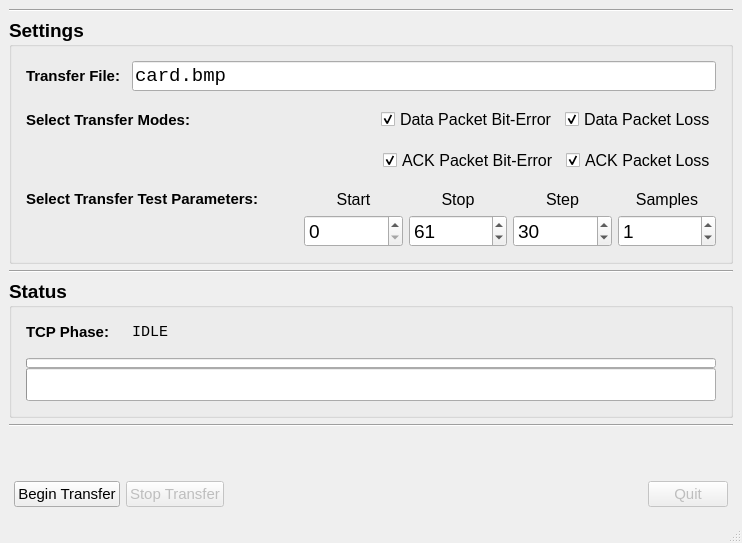
<?xml version="1.0" encoding="UTF-8"?>
<ui version="4.0">
 <class>MainWindow</class>
 <widget class="QMainWindow" name="MainWindow">
  <property name="geometry">
   <rect>
    <x>0</x>
    <y>0</y>
    <width>742</width>
    <height>543</height>
   </rect>
  </property>
  <property name="windowTitle">
   <string>MainWindow</string>
  </property>
  <widget class="QWidget" name="centralwidget">
   <layout class="QVBoxLayout" name="verticalLayout_2">
    <item>
     <widget class="Line" name="line_4">
      <property name="orientation">
       <enum>Qt::Horizontal</enum>
      </property>
     </widget>
    </item>
    <item>
     <widget class="QGroupBox" name="groupBox_2">
      <property name="font">
       <font>
        <family>Segoe UI</family>
        <pointsize>14</pointsize>
        <weight>75</weight>
        <italic>false</italic>
        <bold>true</bold>
        <underline>false</underline>
       </font>
      </property>
      <property name="title">
       <string>Settings</string>
      </property>
      <layout class="QVBoxLayout" name="verticalLayout_3">
       <item>
        <layout class="QHBoxLayout" name="horizontalLayout_5">
         <property name="leftMargin">
          <number>5</number>
         </property>
         <property name="topMargin">
          <number>5</number>
         </property>
         <property name="rightMargin">
          <number>5</number>
         </property>
         <property name="bottomMargin">
          <number>5</number>
         </property>
         <item>
          <widget class="QLabel" name="label_3">
           <property name="minimumSize">
            <size>
             <width>100</width>
             <height>0</height>
            </size>
           </property>
           <property name="font">
            <font>
             <family>Segoe UI</family>
             <pointsize>11</pointsize>
             <weight>75</weight>
             <italic>false</italic>
             <bold>true</bold>
            </font>
           </property>
           <property name="text">
            <string>Transfer File:</string>
           </property>
          </widget>
         </item>
         <item>
          <widget class="QLineEdit" name="transfer_file_line_edit">
           <property name="font">
            <font>
             <family>Consolas</family>
             <weight>50</weight>
             <italic>false</italic>
             <bold>false</bold>
            </font>
           </property>
           <property name="text">
            <string>card.bmp</string>
           </property>
          </widget>
         </item>
        </layout>
       </item>
       <item>
        <layout class="QHBoxLayout" name="horizontalLayout_10">
         <property name="leftMargin">
          <number>5</number>
         </property>
         <property name="topMargin">
          <number>5</number>
         </property>
         <property name="rightMargin">
          <number>5</number>
         </property>
         <property name="bottomMargin">
          <number>5</number>
         </property>
         <item>
          <widget class="QLabel" name="label_10">
           <property name="font">
            <font>
             <pointsize>11</pointsize>
             <weight>75</weight>
             <bold>true</bold>
            </font>
           </property>
           <property name="text">
            <string>Select Transfer Modes:</string>
           </property>
          </widget>
         </item>
         <item>
          <spacer name="horizontalSpacer_10">
           <property name="orientation">
            <enum>Qt::Horizontal</enum>
           </property>
           <property name="sizeHint" stdset="0">
            <size>
             <width>40</width>
             <height>20</height>
            </size>
           </property>
          </spacer>
         </item>
         <item>
          <widget class="QCheckBox" name="data_error_checkbox">
           <property name="minimumSize">
            <size>
             <width>124</width>
             <height>0</height>
            </size>
           </property>
           <property name="font">
            <font>
             <pointsize>12</pointsize>
             <weight>50</weight>
             <italic>false</italic>
             <bold>false</bold>
            </font>
           </property>
           <property name="text">
            <string>Data Packet Bit-Error</string>
           </property>
           <property name="checked">
            <bool>true</bool>
           </property>
          </widget>
         </item>
         <item>
          <widget class="QCheckBox" name="data_loss_checkbox">
           <property name="minimumSize">
            <size>
             <width>124</width>
             <height>0</height>
            </size>
           </property>
           <property name="font">
            <font>
             <pointsize>12</pointsize>
             <weight>50</weight>
             <italic>false</italic>
             <bold>false</bold>
            </font>
           </property>
           <property name="text">
            <string>Data Packet Loss</string>
           </property>
           <property name="checked">
            <bool>true</bool>
           </property>
          </widget>
         </item>
        </layout>
       </item>
       <item>
        <layout class="QHBoxLayout" name="horizontalLayout_11">
         <property name="leftMargin">
          <number>5</number>
         </property>
         <property name="topMargin">
          <number>5</number>
         </property>
         <property name="rightMargin">
          <number>5</number>
         </property>
         <property name="bottomMargin">
          <number>5</number>
         </property>
         <item>
          <spacer name="horizontalSpacer_5">
           <property name="orientation">
            <enum>Qt::Horizontal</enum>
           </property>
           <property name="sizeHint" stdset="0">
            <size>
             <width>40</width>
             <height>20</height>
            </size>
           </property>
          </spacer>
         </item>
         <item>
          <widget class="QCheckBox" name="ack_error_checkbox">
           <property name="minimumSize">
            <size>
             <width>124</width>
             <height>0</height>
            </size>
           </property>
           <property name="font">
            <font>
             <pointsize>12</pointsize>
             <weight>50</weight>
             <italic>false</italic>
             <bold>false</bold>
            </font>
           </property>
           <property name="text">
            <string>ACK Packet Bit-Error</string>
           </property>
           <property name="checked">
            <bool>true</bool>
           </property>
          </widget>
         </item>
         <item>
          <widget class="QCheckBox" name="ack_loss_checkbox">
           <property name="minimumSize">
            <size>
             <width>124</width>
             <height>0</height>
            </size>
           </property>
           <property name="font">
            <font>
             <pointsize>12</pointsize>
             <weight>50</weight>
             <italic>false</italic>
             <bold>false</bold>
            </font>
           </property>
           <property name="text">
            <string>ACK Packet Loss</string>
           </property>
           <property name="checked">
            <bool>true</bool>
           </property>
          </widget>
         </item>
        </layout>
       </item>
       <item>
        <layout class="QGridLayout" name="gridLayout">
         <property name="leftMargin">
          <number>5</number>
         </property>
         <property name="topMargin">
          <number>5</number>
         </property>
         <property name="rightMargin">
          <number>5</number>
         </property>
         <property name="bottomMargin">
          <number>5</number>
         </property>
         <item row="0" column="5">
          <widget class="QLabel" name="label_5">
           <property name="minimumSize">
            <size>
             <width>75</width>
             <height>0</height>
            </size>
           </property>
           <property name="font">
            <font>
             <pointsize>12</pointsize>
             <weight>50</weight>
             <italic>false</italic>
             <bold>false</bold>
            </font>
           </property>
           <property name="text">
            <string>Samples</string>
           </property>
           <property name="alignment">
            <set>Qt::AlignCenter</set>
           </property>
          </widget>
         </item>
         <item row="0" column="2">
          <widget class="QLabel" name="label">
           <property name="minimumSize">
            <size>
             <width>75</width>
             <height>0</height>
            </size>
           </property>
           <property name="font">
            <font>
             <pointsize>12</pointsize>
             <weight>50</weight>
             <italic>false</italic>
             <bold>false</bold>
            </font>
           </property>
           <property name="layoutDirection">
            <enum>Qt::RightToLeft</enum>
           </property>
           <property name="text">
            <string>Start</string>
           </property>
           <property name="alignment">
            <set>Qt::AlignCenter</set>
           </property>
          </widget>
         </item>
         <item row="0" column="3">
          <widget class="QLabel" name="label_2">
           <property name="minimumSize">
            <size>
             <width>75</width>
             <height>0</height>
            </size>
           </property>
           <property name="font">
            <font>
             <pointsize>12</pointsize>
             <weight>50</weight>
             <italic>false</italic>
             <bold>false</bold>
            </font>
           </property>
           <property name="text">
            <string>Stop</string>
           </property>
           <property name="alignment">
            <set>Qt::AlignCenter</set>
           </property>
          </widget>
         </item>
         <item row="1" column="4">
          <widget class="QSpinBox" name="step_spinbox">
           <property name="font">
            <font>
             <weight>50</weight>
             <italic>false</italic>
             <bold>false</bold>
            </font>
           </property>
           <property name="value">
            <number>30</number>
           </property>
          </widget>
         </item>
         <item row="1" column="2">
          <widget class="QSpinBox" name="start_spinbox">
           <property name="font">
            <font>
             <weight>50</weight>
             <italic>false</italic>
             <bold>false</bold>
            </font>
           </property>
          </widget>
         </item>
         <item row="1" column="5">
          <widget class="QSpinBox" name="samples_spinbox">
           <property name="font">
            <font>
             <weight>50</weight>
             <italic>false</italic>
             <bold>false</bold>
            </font>
           </property>
           <property name="value">
            <number>1</number>
           </property>
          </widget>
         </item>
         <item row="0" column="4">
          <widget class="QLabel" name="label_4">
           <property name="minimumSize">
            <size>
             <width>75</width>
             <height>0</height>
            </size>
           </property>
           <property name="font">
            <font>
             <pointsize>12</pointsize>
             <weight>50</weight>
             <italic>false</italic>
             <bold>false</bold>
            </font>
           </property>
           <property name="text">
            <string>Step</string>
           </property>
           <property name="alignment">
            <set>Qt::AlignCenter</set>
           </property>
          </widget>
         </item>
         <item row="1" column="3">
          <widget class="QSpinBox" name="stop_spinbox">
           <property name="font">
            <font>
             <weight>50</weight>
             <italic>false</italic>
             <bold>false</bold>
            </font>
           </property>
           <property name="singleStep">
            <number>1</number>
           </property>
           <property name="value">
            <number>61</number>
           </property>
          </widget>
         </item>
         <item row="0" column="0">
          <widget class="QLabel" name="label_11">
           <property name="font">
            <font>
             <pointsize>11</pointsize>
             <weight>75</weight>
             <bold>true</bold>
            </font>
           </property>
           <property name="text">
            <string>Select Transfer Test Parameters:</string>
           </property>
          </widget>
         </item>
         <item row="0" column="1">
          <spacer name="horizontalSpacer_6">
           <property name="orientation">
            <enum>Qt::Horizontal</enum>
           </property>
           <property name="sizeType">
            <enum>QSizePolicy::Fixed</enum>
           </property>
           <property name="sizeHint" stdset="0">
            <size>
             <width>40</width>
             <height>20</height>
            </size>
           </property>
          </spacer>
         </item>
         <item row="1" column="1">
          <spacer name="horizontalSpacer_7">
           <property name="orientation">
            <enum>Qt::Horizontal</enum>
           </property>
           <property name="sizeType">
            <enum>QSizePolicy::Fixed</enum>
           </property>
           <property name="sizeHint" stdset="0">
            <size>
             <width>40</width>
             <height>20</height>
            </size>
           </property>
          </spacer>
         </item>
        </layout>
       </item>
      </layout>
     </widget>
    </item>
    <item>
     <widget class="Line" name="line">
      <property name="orientation">
       <enum>Qt::Horizontal</enum>
      </property>
     </widget>
    </item>
    <item>
     <widget class="QGroupBox" name="groupBox">
      <property name="font">
       <font>
        <family>Segoe UI</family>
        <pointsize>14</pointsize>
        <weight>75</weight>
        <bold>true</bold>
       </font>
      </property>
      <property name="title">
       <string>Status</string>
      </property>
      <layout class="QVBoxLayout" name="verticalLayout">
       <item>
        <layout class="QHBoxLayout" name="horizontalLayout">
         <property name="leftMargin">
          <number>5</number>
         </property>
         <property name="topMargin">
          <number>5</number>
         </property>
         <property name="rightMargin">
          <number>5</number>
         </property>
         <property name="bottomMargin">
          <number>5</number>
         </property>
         <item>
          <widget class="QLabel" name="r2r2ed2ed2">
           <property name="minimumSize">
            <size>
             <width>100</width>
             <height>0</height>
            </size>
           </property>
           <property name="font">
            <font>
             <family>Segoe UI</family>
             <pointsize>11</pointsize>
             <weight>75</weight>
             <bold>true</bold>
            </font>
           </property>
           <property name="text">
            <string>TCP Phase:</string>
           </property>
          </widget>
         </item>
         <item>
          <widget class="QLabel" name="state_label">
           <property name="font">
            <font>
             <family>Consolas</family>
             <pointsize>11</pointsize>
             <weight>50</weight>
             <bold>false</bold>
            </font>
           </property>
           <property name="text">
            <string>IDLE</string>
           </property>
          </widget>
         </item>
         <item>
          <spacer name="horizontalSpacer">
           <property name="orientation">
            <enum>Qt::Horizontal</enum>
           </property>
           <property name="sizeHint" stdset="0">
            <size>
             <width>40</width>
             <height>20</height>
            </size>
           </property>
          </spacer>
         </item>
        </layout>
       </item>
       <item>
        <layout class="QFormLayout" name="formLayout">
         <property name="verticalSpacing">
          <number>0</number>
         </property>
         <property name="leftMargin">
          <number>5</number>
         </property>
         <property name="topMargin">
          <number>5</number>
         </property>
         <property name="rightMargin">
          <number>5</number>
         </property>
         <property name="bottomMargin">
          <number>5</number>
         </property>
         <item row="1" column="0" colspan="2">
          <widget class="QProgressBar" name="process_progress_bar">
           <property name="minimumSize">
            <size>
             <width>0</width>
             <height>33</height>
            </size>
           </property>
           <property name="maximumSize">
            <size>
             <width>16777215</width>
             <height>33</height>
            </size>
           </property>
           <property name="value">
            <number>0</number>
           </property>
           <property name="textVisible">
            <bool>false</bool>
           </property>
          </widget>
         </item>
         <item row="0" column="0" colspan="2">
          <widget class="QProgressBar" name="file_progress_bar">
           <property name="minimumSize">
            <size>
             <width>0</width>
             <height>10</height>
            </size>
           </property>
           <property name="maximumSize">
            <size>
             <width>16777215</width>
             <height>10</height>
            </size>
           </property>
           <property name="value">
            <number>0</number>
           </property>
           <property name="textVisible">
            <bool>false</bool>
           </property>
          </widget>
         </item>
        </layout>
       </item>
      </layout>
     </widget>
    </item>
    <item>
     <widget class="Line" name="line_2">
      <property name="orientation">
       <enum>Qt::Horizontal</enum>
      </property>
     </widget>
    </item>
    <item>
     <spacer name="verticalSpacer">
      <property name="orientation">
       <enum>Qt::Vertical</enum>
      </property>
      <property name="sizeHint" stdset="0">
       <size>
        <width>20</width>
        <height>40</height>
       </size>
      </property>
     </spacer>
    </item>
    <item>
     <layout class="QHBoxLayout" name="horizontalLayout_6">
      <property name="leftMargin">
       <number>5</number>
      </property>
      <property name="topMargin">
       <number>5</number>
      </property>
      <property name="rightMargin">
       <number>5</number>
      </property>
      <property name="bottomMargin">
       <number>5</number>
      </property>
      <item>
       <widget class="QPushButton" name="begin_button">
        <property name="font">
         <font>
          <family>Segoe UI</family>
          <pointsize>11</pointsize>
         </font>
        </property>
        <property name="text">
         <string>Begin Transfer</string>
        </property>
       </widget>
      </item>
      <item>
       <widget class="QPushButton" name="stop_button">
        <property name="enabled">
         <bool>false</bool>
        </property>
        <property name="font">
         <font>
          <family>Segoe UI</family>
          <pointsize>11</pointsize>
         </font>
        </property>
        <property name="text">
         <string>Stop Transfer</string>
        </property>
       </widget>
      </item>
      <item>
       <spacer name="horizontalSpacer_4">
        <property name="orientation">
         <enum>Qt::Horizontal</enum>
        </property>
        <property name="sizeHint" stdset="0">
         <size>
          <width>40</width>
          <height>20</height>
         </size>
        </property>
       </spacer>
      </item>
      <item>
       <widget class="QPushButton" name="quit_button">
        <property name="enabled">
         <bool>false</bool>
        </property>
        <property name="font">
         <font>
          <family>Segoe UI</family>
          <pointsize>11</pointsize>
         </font>
        </property>
        <property name="text">
         <string>Quit</string>
        </property>
       </widget>
      </item>
     </layout>
    </item>
   </layout>
  </widget>
  <widget class="QMenuBar" name="menubar">
   <property name="geometry">
    <rect>
     <x>0</x>
     <y>0</y>
     <width>742</width>
     <height>21</height>
    </rect>
   </property>
  </widget>
  <widget class="QStatusBar" name="statusbar"/>
 </widget>
 <resources/>
 <connections/>
</ui>
